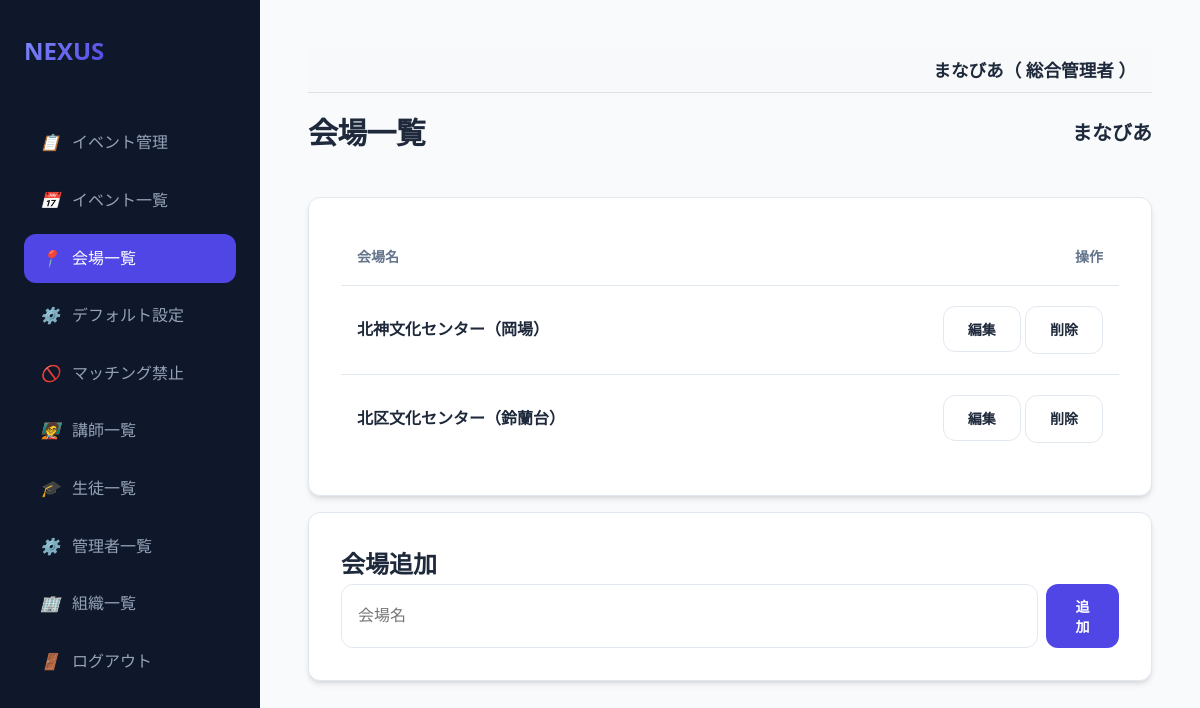
Before: /venues (signed in) with the older database file.
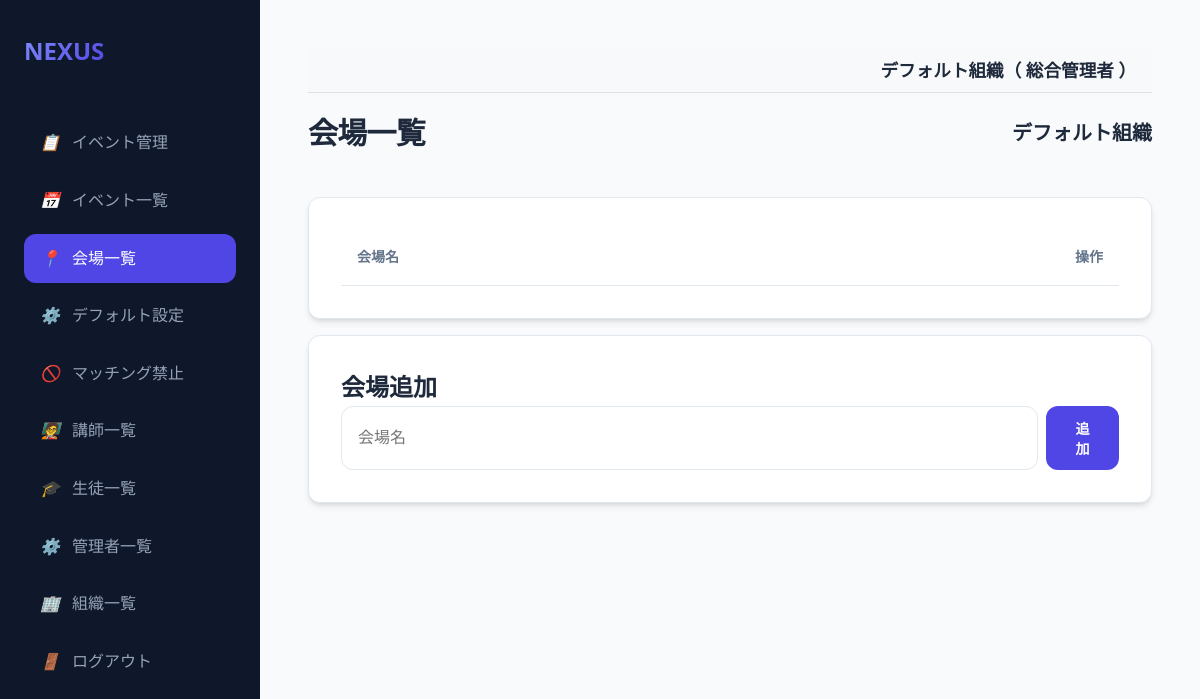
After: the same page with the newer database file.
### models.py (models this page shows)
class Organization(db.Model):
    id = db.Column(db.Integer, primary_key=True)
    name = db.Column(db.String(100), nullable=False)

class Venue(db.Model):
    id = db.Column(db.Integer, primary_key=True)
    name = db.Column(db.String(100), nullable=False)
    organization_id = db.Column(db.Integer, db.ForeignKey('organization.id'), nullable=False)
    organization = db.relationship('Organization', backref='venues')

### app.py (the view)
@app.route('/venues')
@login_required
@organization_required
def venues():
    org_id = session['organization_id']
    if 'org_name' not in session:
        session['org_name'] = db.session.get(Organization, org_id).name
    venues = Venue.query.filter_by(organization_id=org_id).all()
    return render_template('venues.html', venues=venues)

### app.py (called while the page is built)
@app.after_request
def add_header(response):
    response.headers['Cache-Control'] = 'no-store, no-cache, must-revalidate, max-age=0'
    response.headers['Pragma'] = 'no-cache'
    response.headers['Expires'] = '0'
    return response

def login_required(f):
    @wraps(f)
    def decorated_function(*args, **kwargs):
        if 'user_id' not in session:
            return redirect(url_for('login'))
        return f(*args, **kwargs)
    return decorated_function

def organization_required(f):
    @wraps(f)
    def decorated_function(*args, **kwargs):
        if 'user_id' not in session:
            return redirect(url_for('login'))
        user = db.session.get(User, session['user_id'])
        session['organization_id'] = user.organization_id
        session['org_name'] = user.organization.name
        return f(*args, **kwargs)
    return decorated_function

@app.context_processor
def inject_user():
    user = None
    if 'user_id' in session:
        user = db.session.get(User, session['user_id'])
    return dict(current_user=user)

### templates/venues.html (shortened to what this page needs)
{% extends "base.html" %}
{% block content %}
<div class="header">
    <h1>会場一覧</h1>
    <h2 style="font-size: 1.25rem;">{{ session.get('org_name', '不明') }}</h2>
</div>
<div class="card">
    <div class="table-container">
        <table>
            <thead>
                <tr>
                    <th>会場名</th>
                    <th style="text-align: right;">操作</th>
                </tr>
            </thead>
            <tbody>
                {% for venue in venues %}
                <tr>
                    <td><strong>{{ venue.name }}</strong></td>
                    <td style="text-align: right;">
                        <button class="btn btn-outline" onclick="editVenue('{{ venue.id }}', '{{ venue.name }}')">編集</button>
                        <a href="{{ url_for('venue_delete', id=venue.id) }}" class="btn btn-outline btn-danger" onclick="return confirm('本当に削除しますか？')">削除</a>
                    </td>
                </tr>
                {% endfor %}
            </tbody>
        </table>
    </div>
</div>
<div class="card" style="margin-top: 1rem;">
    <h2 id="formTitle">会場追加</h2>
    <form action="{{ url_for('venue_save') }}" method="post">
        <div style="display: flex; gap: 0.5rem;">
            <input type="text" name="name" id="venueName" placeholder="会場名" required class="form-control">
            <button type="submit" class="btn btn-primary" id="btnSubmit">追加</button>
        </div>
    </form>
</div>
{% endblock %}

### templates/base.html (shortened to what this page needs)
<!DOCTYPE html>
<html lang="ja">
<head>
    <link rel="stylesheet" href="{{ url_for('static', filename='style.css') }}">
</head>
<body>
<aside class="sidebar">
    <a href="/" class="logo">
        <span>NEXUS</span>
    </a>
    <nav class="nav-links">
        {% if current_user.is_admin %}
        <a href="/events" class="nav-item {{ 'active' if request.path == '/events' }}">
            <i>📋</i> イベント管理
        </a>
        <a href="/event/select" class="nav-item {{ 'active' if request.path == '/event/select' }}">
            <i>📅</i> イベント一覧
        </a>
        <a href="/venues" class="nav-item {{ 'active' if request.path == '/venues' }}">
            <i>📍</i> 会場一覧
        </a>
        <a href="/settings" class="nav-item {{ 'active' if request.path == '/settings' }}">
            <i>⚙️</i> デフォルト設定
        </a>
        <a href="/prohibited_matches" class="nav-item {{ 'active' if request.path == '/prohibited_matches' }}">
            <i>🚫</i> マッチング禁止
        </a>
        {% if session.get('selected_event_name', '')|trim == '学習会' and session.get('selected_event_status', '')|trim == '実施後' %}
        <a href="/evaluation/teacher" class="nav-item {{ 'active' if request.path == '/evaluation/teacher' }}">
            <i>🧑‍🏫</i> 講師による評価
        </a>
        <a href="/evaluation/student" class="nav-item {{ 'active' if request.path == '/evaluation/student' }}">
            <i>🎓</i> 生徒の感想
        </a>
        {% else %}
        <a href="/teachers" class="nav-item {{ 'active' if request.path == '/teachers' }}">
            <i>🧑‍🏫</i> 講師一覧
        </a>
        <a href="/students" class="nav-item {{ 'active' if request.path == '/students' }}">
            <i>🎓</i> 生徒一覧
        </a>
        {% endif %}
        {% if current_user.is_super_admin %}
        <a href="/users" class="nav-item {{ 'active' if request.path == '/users' }}">
            <i>⚙️</i> 管理者一覧
        </a>
        <a href="/organizations" class="nav-item {{ 'active' if request.path == '/organizations' }}">
            <i>🏢</i> 組織一覧
        </a>
        {% endif %}
        {% endif %}
        <a href="{{ url_for('logout') }}" class="nav-item">
            <i>🚪</i> ログアウト
        </a>
    </nav>
</aside>
<main class="main-content">
    {% if current_user %}
    <div style="background-color: #f8f9fa; padding: 0.5rem 1rem; margin-bottom: 1rem; border-bottom: 1px solid #dee2e6; text-align: right; font-size: 1.1rem; font-weight: bold;">
        {{ current_user.organization.name if current_user.organization else '組織なし' }}（
        {% if current_user.name %}
            {{ current_user.name }}
        {% elif current_user.teacher_record %}
            {{ current_user.teacher_record.name }}
        {% elif current_user.student_record %}
            {{ current_user.student_record.name }}
        {% else %}
            {{ current_user.username }}
        {% endif %}
        ）
    </div>
    {% endif %}
    {% block content %}{% endblock %}
</main>
</body>
</html>

Changed rows visible on the page:
no longer on this page (row unchanged): Organization: organization "まなびあ", get "まなびあ"
no longer on this page (row unchanged): Venue: name "北神文化センター（岡場）"
no longer on this page (row unchanged): Venue: name "北区文化センター（鈴蘭台）"
added Organization: organization "デフォルト組織", get "デフォルト組織"
